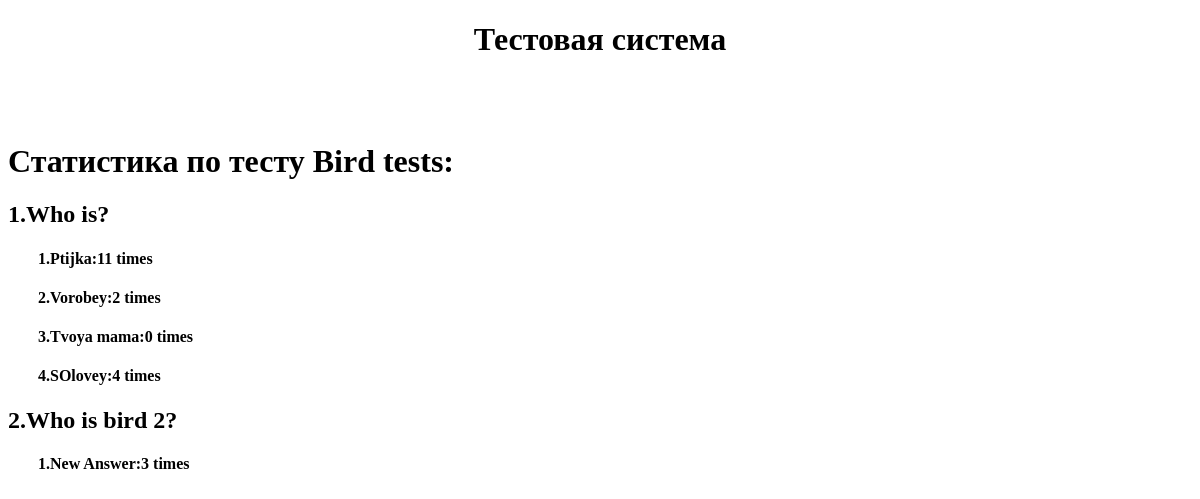
Page /statistic/1/ on the earlier database version.
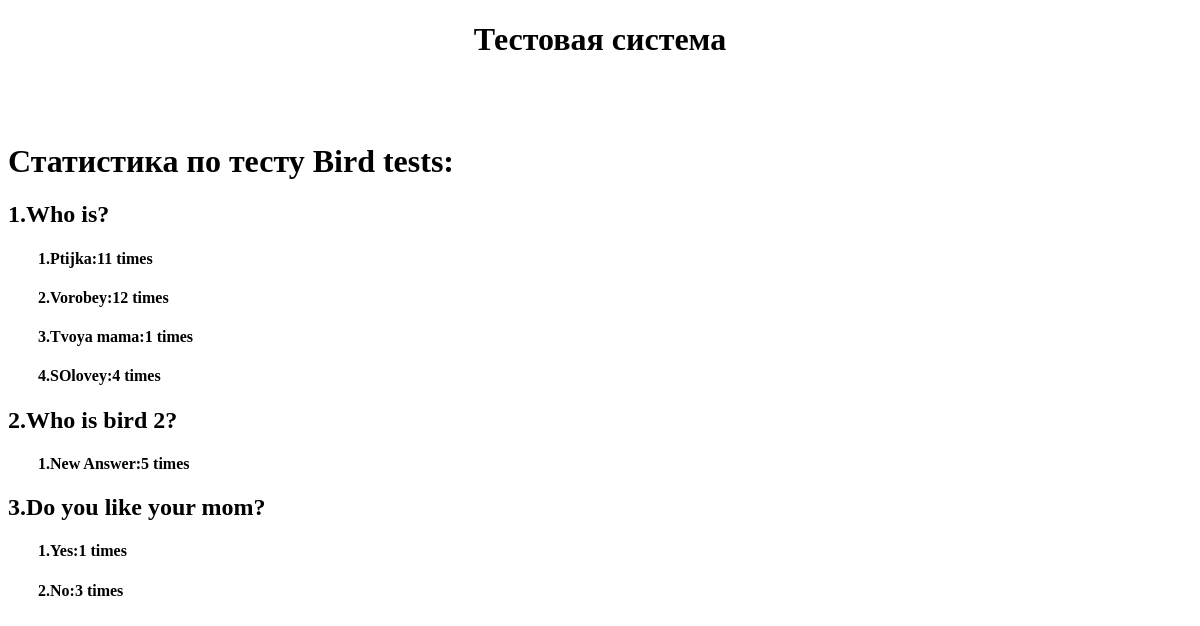
Same page on the later database version.
### questions/models.py (models this page shows)
class Test(models.Model):
    name_test = models.CharField(max_length=100, verbose_name="Name")
    description_test = models.CharField(max_length=255, verbose_name="Description")
    date_test = models.DateTimeField(verbose_name='Date')

class Questions(models.Model):
    question_text = models.CharField(max_length=100)
    photo = models.FileField(upload_to='media/questions')
    test_num = models.ForeignKey(Test, on_delete=models.CASCADE, default='')

class Answer(models.Model):
    answer_text = models.CharField(max_length=100)
    votes = models.IntegerField(default=0, blank=True)
    question_num = models.ForeignKey(Questions, on_delete=models.CASCADE, default='')

### questions/views.py (the view)
# urls.py: path('statistic/<int:test_id>/', TestsResults, name="TestsResults"),
def TestsResults(request, test_id):
    test = get_object_or_404(Test, id=test_id)
    questions = test.questions_set.all()
    return render(request, 'questions/results.html', {'questions': questions, 'test': test})

### questions/templates/questions/results.html (shortened to what this page needs)
<!DOCTYPE html>
<html lang="en">
<head>
</head>
<body>
     <div class = "header">
        <h1>Тестовая система</h1>
    </div>
        <h1>Статистика по тесту {{test.name_test}}:</h1>
    {% for question in questions %}
     <h2>{{forloop.counter}}.{{question.question_text}}</h2>
        {% for answer in question.answer_set.all %}
            <h4>{{forloop.counter}}.{{answer.answer_text}}:{{answer.votes}} times</h4>
        {% endfor %}
    {% endfor %}
</body>
</html>

### questions/templates/questions/results.html (style rules this page uses)
body { background-color:white; }
.header { width:100%; text-align:center; height:100px; }
h4 { margin-left:30px; }

Differences in the rows shown:
changed Answer "Vorobey": votes "2" → "12"
changed Answer "Tvoya mama": votes "0" → "1"
changed Answer "New Answer": votes "3" → "5"
added Questions: question_text "Do you like your mom?"
added Answer: answer_text "Yes", votes "1", shown under "Do you like your mom?"
added Answer: answer_text "No", votes "3", shown under "Do you like your mom?"
